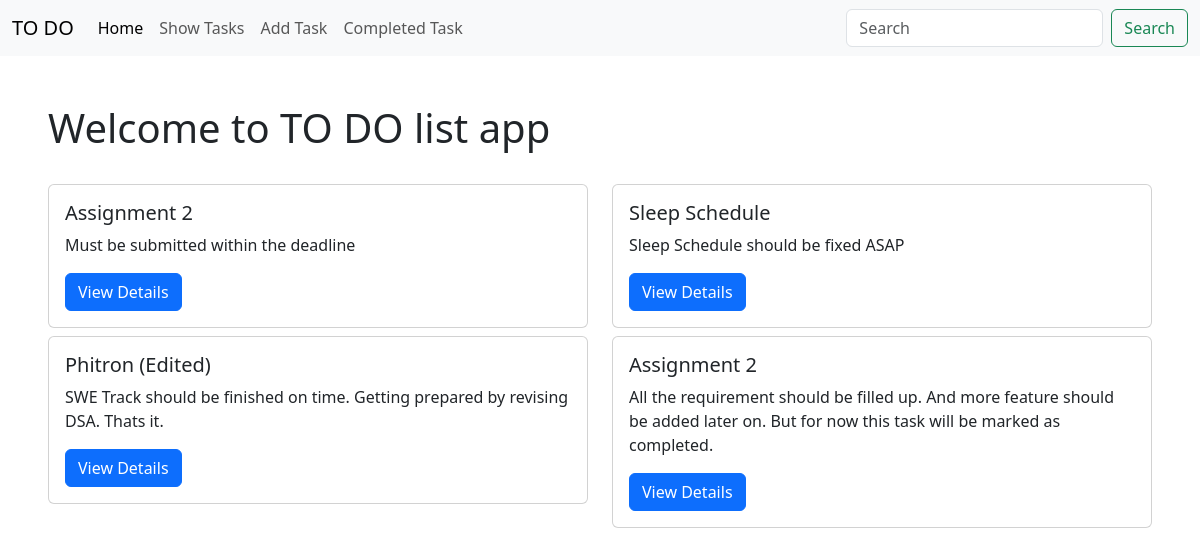
The page / on the database its author committed.
### task_app/models.py (models this page shows)
class TaskModel(models.Model):
    task_title = models.CharField(max_length=64, verbose_name='Task Title')
    task_description = models.TextField()
    is_completed = models.BooleanField(default=False)

### task_app/views.py (the view)
# urls.py: 2. Add a URL to urlpatterns:  path('', views.home, name='home')
def home(request):
    tasks = TaskModel.objects.all()
    return render(request, "task_app/home.html", {'tasks': tasks})

### task_app/templates/task_app/home.html (shortened to what this page needs)
{% extends 'task_app/base.html' %}
{% block content %}
<div class="row p-5">
    <h1 class="pb-4">Welcome to TO DO list app</h1>
    {% for task in tasks %}
    <div class="col-sm-6 mb-3 mb-sm-0 pb-2">
      <div class="card">
        <div class="card-body">
          <h5 class="card-title">{{task.task_title}}</h5>
          <p class="card-text">{{task.task_description}}</p>
          <a href="{% url 'task' task.id %}" class="btn btn-primary">View Details</a>
        </div>
      </div>
    </div>
    {% endfor %}
  </div>
{% endblock %}

### task_app/templates/task_app/base.html (shortened to what this page needs)
<!DOCTYPE html>
<html lang="en">
<head>
    <link href="https://cdn.jsdelivr.net/npm/bootstrap@5.3.1/dist/css/bootstrap.min.css" rel="stylesheet">
</head>
<body>
    <nav class="navbar navbar-expand-lg bg-body-tertiary">
        <div class="container-fluid">
          <a class="navbar-brand" href="{% url 'home' %}">TO DO</a>
          <div class="collapse navbar-collapse" id="navbarSupportedContent">
            <ul class="navbar-nav me-auto mb-2 mb-lg-0">
              <li class="nav-item">
                <a class="nav-link active" aria-current="page" href="{% url 'home' %}">Home</a>
              </li>
              <li class="nav-item">
                <a class="nav-link" href="{% url 'show-tasks' %}">Show Tasks</a>
              </li>
              <li class="nav-item">
                <a class="nav-link" href="{% url 'add-task' %}">Add Task</a>
              </li>
              <li class="nav-item">
                <a class="nav-link" href="{% url 'completed-tasks' %}">Completed Task</a>
              </li>
            </ul>
            <form class="d-flex" role="search">
              <input class="form-control me-2" type="search" placeholder="Search" aria-label="Search">
              <button class="btn btn-outline-success" type="submit">Search</button>
            </form>
          </div>
        </div>
      </nav>
    {% block content %}
    {% endblock %}
</body>
</html>

### rows shown on the page
TaskModel: task_title "Assignment 2", task_description "Must be submitted within the deadline"
TaskModel: task_title "Sleep Schedule", task_description "Sleep Schedule should be fixed ASAP"
TaskModel: task_title "Phitron (Edited)", task_description "SWE Track should be finished on time. Getting prepared by revising DSA. Thats it."
TaskModel: task_title "Assignment 2", task_description "All the requirement should be filled up. And more feature should be added later on. But for now this task will be marked as completed."
